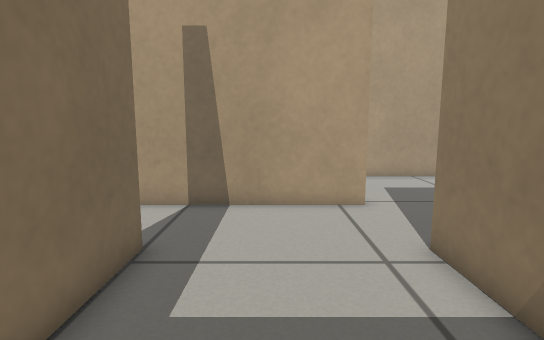
[1] (above)

15 first-person views from a walk through a robot-simulator world made for Gazebo. The camera is 0.53 m above the floor, tilts 8° down and sees 80° across. The floor is counted in squares, 0.2 m on a side. Each view is taken from the middle of a square. On the plan, view 1 faces up. The plan holds only what a view shows up to about 20 squares ahead; the rest is blank.

[2]
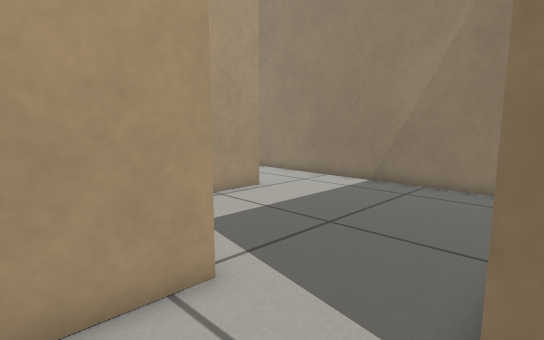

[3]
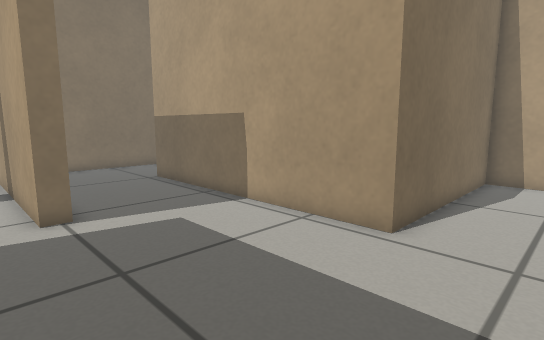

[4]
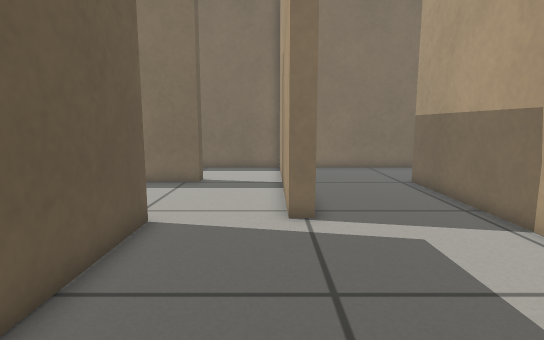

[5]
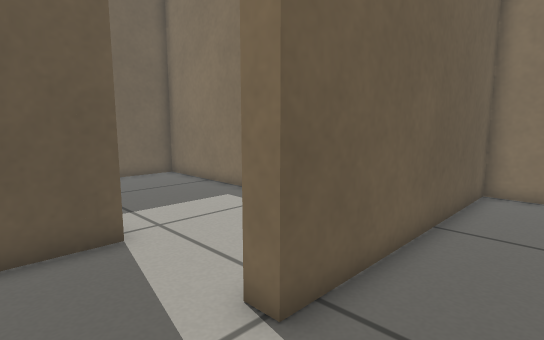

[6]
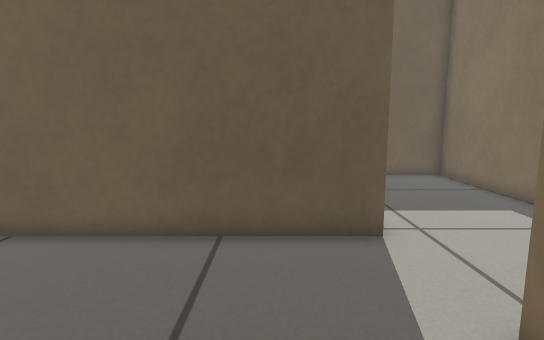

[7]
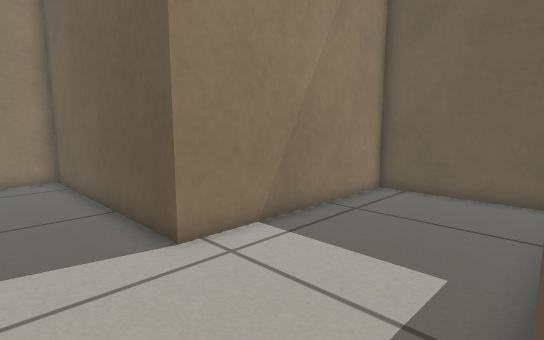

[8]
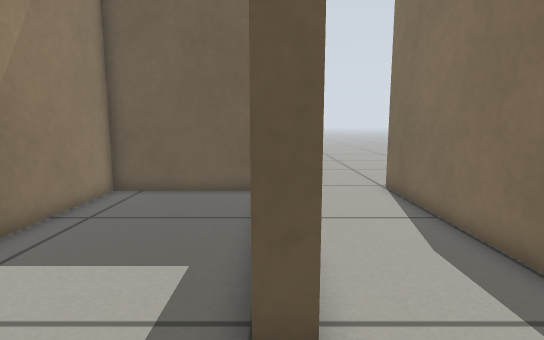

[9]
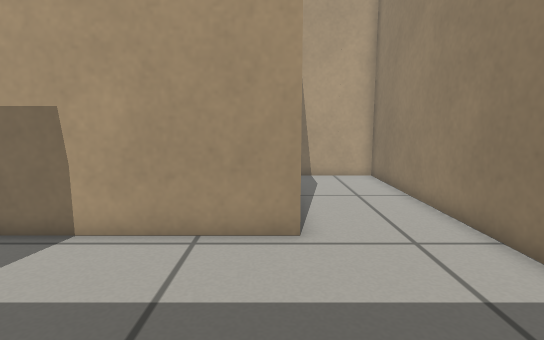

[10]
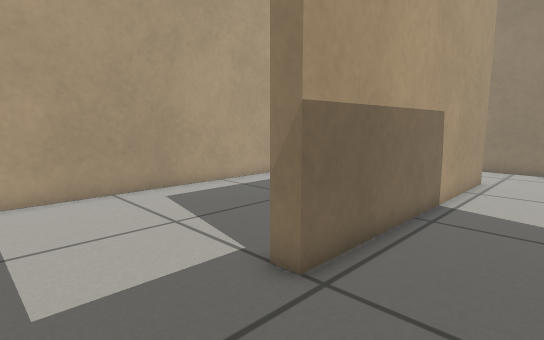

[11]
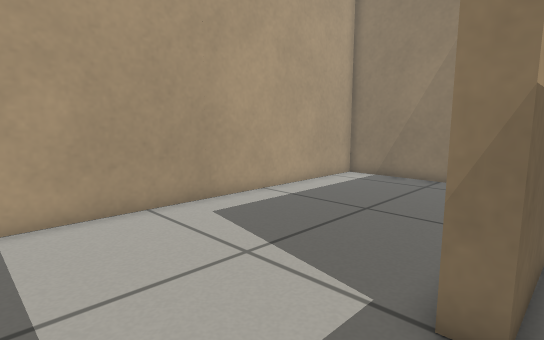

[12]
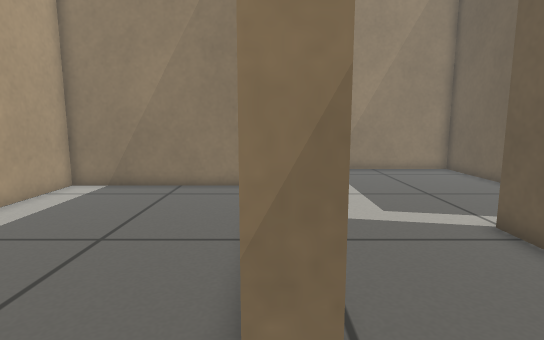

[13]
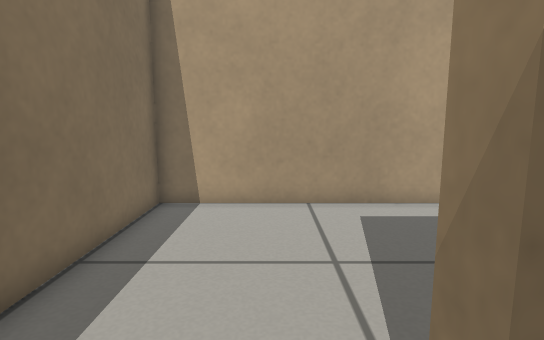

[14]
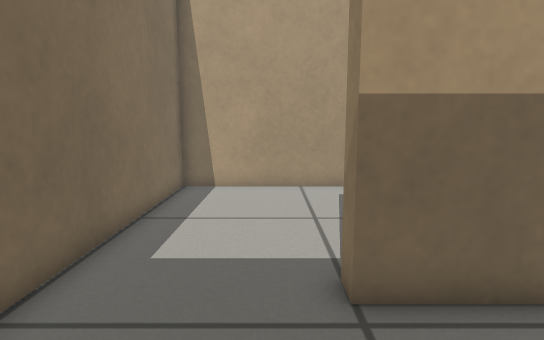

[15]
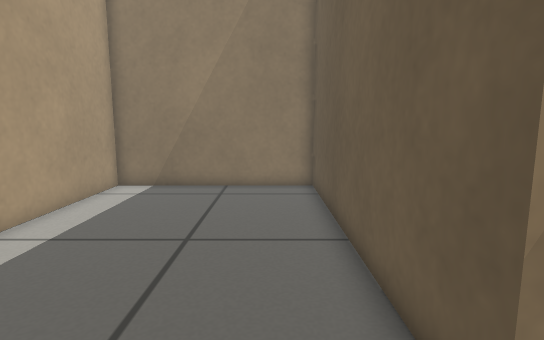

### Floor plan
Ten units are one square. View 1 is at (0, 0); x grows to the right and y downward. Boxes are objects, and circles mark ways between rooms. Rooms are numbered by the first view taken in them; rooms with no view inside come last. Other rooms are left out.
<svg viewBox="-83 -262 230 295">
<path fill="none" stroke="#000" d="M-36 -66 -28 -66 -28 28 34 28 34 -66 142 -66 142 -257 97 -257 97 -165 -28 -165 -28 -172M-78 -175 -78 -112 31 -112 31 -105 -36 -105M-28 -172 89 -172 89 -257 -78 -257 -78 -175"/>
<circle cx="-50" cy="-170" r="3" fill="#2a7"/>
<text x="40" y="-110">1</text>
<text x="0" y="-220">2</text>
</svg>
Room 1 opens to room 2.

Where each view was taken, in squares from view 1:
view 1: 0 up, 0 right, facing up
view 2: 6 up, 0 right, facing up-right
view 3: 9 up, 13 right, facing up-left
view 4: 10 up, 12 right, facing left
view 5: 14 up, 6 right, facing down-left
view 6: 14 up, 6 right, facing down
view 7: 10 up, 3 left, facing down-right
view 8: 10 up, 3 left, facing down
view 9: 9 up, 9 right, facing up
view 10: 13 up, 7 left, facing up-right
view 11: 16 up, 7 left, facing up-right
view 12: 17 up, 5 left, facing right
view 13: 15 up, 4 left, facing up
view 14: 12 up, 4 left, facing up
view 15: 19 up, 5 left, facing right
